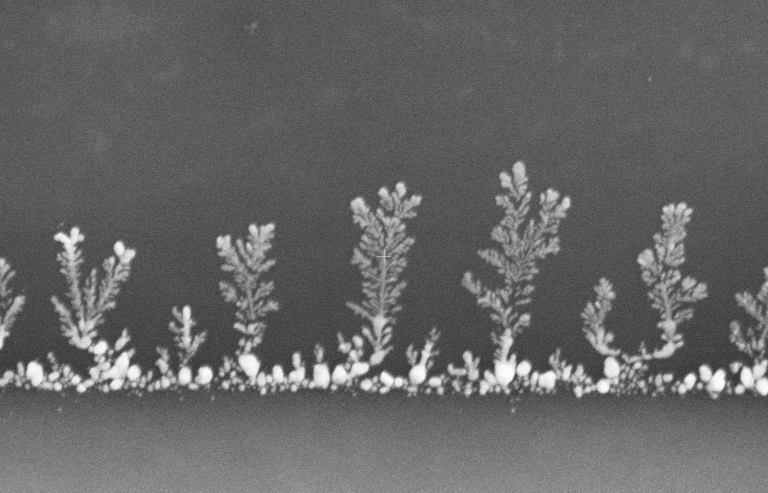
#> input picture data/annotated/test/images/2e-9_100s_019_png_jpg.rf.b4efef9d266371373c001e722b3a6cdb.jpg, 1536 x 985 px (shown at 1/2 size)
$ python metrics.py
#> lines starting #> are read from the running program, lines starting #| are printed output that depends on the picture; after the words box and inside, x2 and y2 are one past the last pixel; in counts of white or black regions, pixels touching at a corner belong together
"""
evaluation/metrics.py
Computes IoU, Dice, Precision, and Recall for both pipelines
against Roboflow YOLO-format ground truth annotations.

Usage:
    python evaluation/metrics.py

Expected directory structure:
    data/annotated/test/images/   ← test images (.jpg or .png)
    data/annotated/test/labels/   ← YOLO seg .txt files (ground truth)
    outputs/masks/                ← binary masks from Pipeline B
    outputs/masks_tiled/                ← binary masks from Pipeline A (tiled)
"""

import numpy as np
import cv2
import csv
from pathlib import Path


# ─── FILENAME MAPPING ─────────────────────────────────────────────────────────
# Maps test image stem → (classic_mask_filename, yolo_mask_filename)
MASK_MAP = {
    '2e-9_100s_019_png_jpg.rf.b4efef9d266371373c001e722b3a6cdb': (
        '019_mask.png',
        '2e-9_100s_019_png_jpg.rf.b4efef9d266371373c001e722b3a6cdb_yolo_tiled_mask.png'
    ),
    '2e-9_100s_020_png_jpg.rf.28e6c8afce1ee097aed6472ab4c5fe32': (
        '020_mask.png',
        '2e-9_100s_020_png_jpg.rf.28e6c8afce1ee097aed6472ab4c5fe32_yolo_tiled_mask.png'
    ),
    '70nm_diameter_100nm_pitch_018_png_jpg.rf.14ff5a098b7670efd72a3c414831e6ae': (
        '70nm_diameter_018_mask.png',
        '70nm_diameter_100nm_pitch_018_png_jpg.rf.14ff5a098b7670efd72a3c414831e6ae_yolo_tiled_mask.png'
    ),
    '70nm_diameter_100nm_pitch_020_png_jpg.rf.c0cd080921e33287c758b1ea9d8d9368': (
        '70nm_diameter_020_mask.png',
        '70nm_diameter_100nm_pitch_020_png_jpg.rf.c0cd080921e33287c758b1ea9d8d9368_yolo_tiled_mask.png'
    ),
    '70nm_diameter_100nm_pitch_021_png_jpg.rf.8b0cda18515211137f806f7eae5d6361': (
        '70nm_diameter_021_mask.png',
        '70nm_diameter_100nm_pitch_021_png_jpg.rf.8b0cda18515211137f806f7eae5d6361_yolo_tiled_mask.png'
    ),
}


# ─── CONFIG ───────────────────────────────────────────────────────────────────
TEST_IMAGES_DIR  = Path('data/annotated/test/images')
TEST_LABELS_DIR  = Path('data/annotated/test/labels')
CLASSIC_MASK_DIR = Path('outputs/masks')
YOLO_MASK_DIR    = Path('outputs/masks_tiled')
OUTPUT_CSV       = Path('outputs/metrics_results.csv')


# ─── HELPERS ──────────────────────────────────────────────────────────────────
def polygon_to_mask(label_path: Path, img_h: int, img_w: int) -> np.ndarray:
    """
    Convert a YOLO segmentation label file to a binary mask.
    YOLO seg format per line: class x1 y1 x2 y2 ... (all normalized 0-1)
    Multiple lines = multiple instances, all merged into one binary mask.
    """
    mask = np.zeros((img_h, img_w), dtype=np.uint8)
    if not label_path.exists():
        print(f"  WARNING: label file not found: {label_path}")
        return mask

    with open(label_path) as f:
        for line in f:
            parts = line.strip().split()
            if len(parts) < 5:
                continue  # skip malformed lines
            coords = list(map(float, parts[1:]))  # drop class id
            if len(coords) % 2 != 0:
                coords = coords[:-1]  # drop trailing value if odd
            points = np.array([
                [int(coords[i] * img_w), int(coords[i + 1] * img_h)]
                for i in range(0, len(coords), 2)
            ], dtype=np.int32)
            if len(points) >= 3:  # need at least a triangle
                cv2.fillPoly(mask, [points], 255)
    return mask


def compute_metrics(pred_mask: np.ndarray, gt_mask: np.ndarray) -> dict:
    """
    Compute pixel-level IoU, Dice, Precision, Recall.
    Both inputs are grayscale numpy arrays — binarized at threshold 127.
    Returns a dict with all four metrics rounded to 4 decimal places.
    """
    pred = pred_mask > 127
    gt   = gt_mask   > 127

    intersection = np.logical_and(pred, gt).sum()
    union        = np.logical_or(pred, gt).sum()

    iou       = intersection / union        if union > 0             else 0.0
    dice      = (2 * intersection) / (pred.sum() + gt.sum()) \
                                            if (pred.sum() + gt.sum()) > 0 else 0.0
    precision = intersection / pred.sum()   if pred.sum() > 0        else 0.0
    recall    = intersection / gt.sum()     if gt.sum() > 0          else 0.0

    return {
        'iou':       round(float(iou),       4),
        'dice':      round(float(dice),      4),
        'precision': round(float(precision), 4),
        'recall':    round(float(recall),    4),
    }


def load_mask(path: Path) -> np.ndarray | None:
    """Load a binary mask PNG. Returns None with a warning if file missing."""
    if not path.exists():
        print(f"  WARNING: mask not found: {path}")
        return None
    mask = cv2.imread(str(path), cv2.IMREAD_GRAYSCALE)
    if mask is None:
        print(f"  WARNING: could not read mask: {path}")
    return mask


def resolve_mask_path(image_stem: str, pipeline_name: str) -> Path | None:
    """
    Resolve the predicted mask filename for one test image and one pipeline.

    The test images use long Roboflow names, but the saved classic masks use
    shorter custom names like `019_mask.png`. YOLO tiled masks keep the long
    image stem and add `_yolo_tiled_mask.png`.
    """
    mapped = MASK_MAP.get(image_stem)

    if pipeline_name == 'Classic':
        mask_dir = CLASSIC_MASK_DIR
        if mapped:
            return mask_dir / mapped[0]

        # Fallback for cases where the classic mask follows the image stem.
        return mask_dir / f'{image_stem}.png'

    if pipeline_name == 'YOLO':
        mask_dir = YOLO_MASK_DIR
        if mapped:
            return mask_dir / mapped[1]

        # Fallback for direct output naming.
        tiled_name = mask_dir / f'{image_stem}_yolo_tiled_mask.png'
        if tiled_name.exists():
            return tiled_name
        return mask_dir / f'{image_stem}.png'

    raise ValueError(f"Unknown pipeline: {pipeline_name}")


# ─── MAIN ─────────────────────────────────────────────────────────────────────
def main():
    # Collect test images (.jpg and .png)
    test_images = sorted([
        p for ext in ('*.jpg', '*.jpeg', '*.png')
        for p in TEST_IMAGES_DIR.glob(ext)
    ])

    if not test_images:
        print(f"No test images found in {TEST_IMAGES_DIR}")
        return

    results = []

    print(f"\n{'='*80}")
    print(f"{'IMAGE':<55} {'PIPELINE':<10} {'IoU':>6} {'Dice':>6} {'Prec':>6} {'Rec':>6}")
    print(f"{'='*80}")

    for img_path in test_images:
        if img_path.stem not in MASK_MAP:
            print(f"No mask mapping for {img_path.name}, skipping")
            continue

        img = cv2.imread(str(img_path))
#> img is the input picture: shape (985, 1536, 3); min 28, max 255, mean 101.7
        if img is None:
            print(f"Could not read image: {img_path}")
            continue
        h, w = img.shape[:2]
#> h = 985; w = 1536

        label_path = TEST_LABELS_DIR / img_path.with_suffix('.txt').name
        gt_mask = polygon_to_mask(label_path, h, w)

        short_name = img_path.stem[:52]

        for pipeline_name in ('Classic', 'YOLO'):
            mask_path = resolve_mask_path(img_path.stem, pipeline_name)
            pred_mask = load_mask(mask_path)
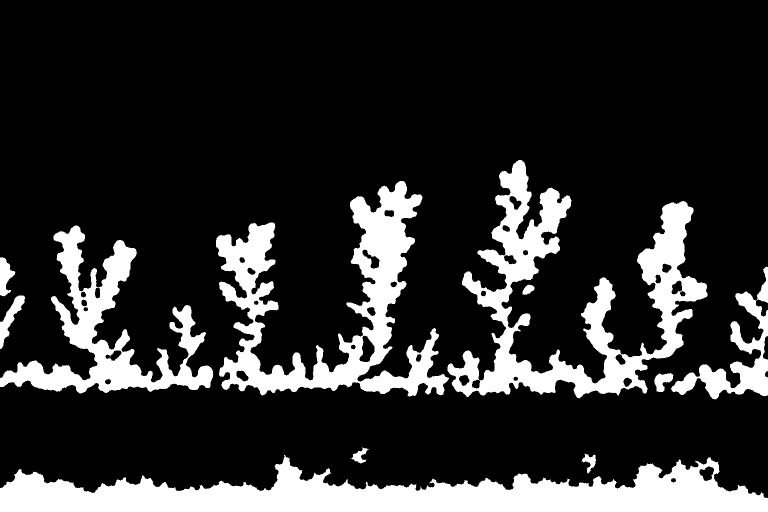
#> input picture outputs/masks/019_mask.png, 1536 x 1023 px (shown at 1/2 size)
#> in load_mask, `mask = cv2.imread(str(path), cv2.IMREAD_GRAYSCALE)`: mask: shape (1023, 1536); 17.9% white; 12 white regions, largest, box (x1, y1, x2, y2) and area: (0, 910, 1536, 1023) 91094, (895, 320, 1415, 797) 69574, (432, 362, 898, 793) 63134

            if pred_mask is None:
                print(f"  Skipping {pipeline_name} for {img_path.name}")
                continue

            if pred_mask.shape != (h, w):
                pred_mask = cv2.resize(pred_mask, (w, h), interpolation=cv2.INTER_NEAREST)
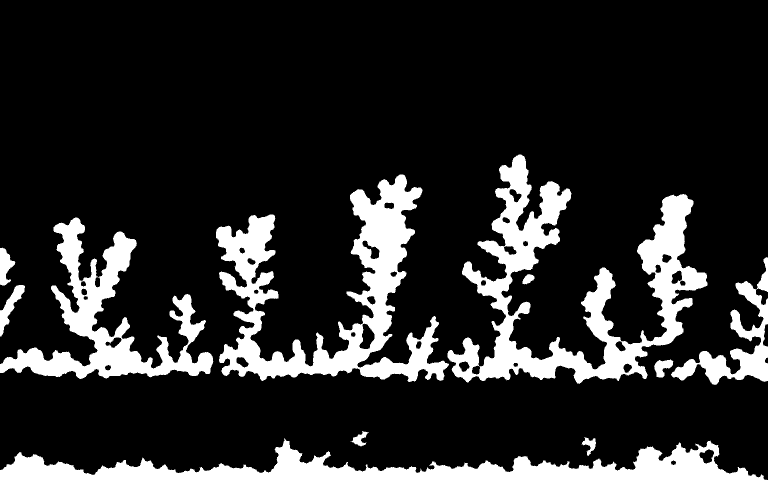
#> pred_mask: shape (985, 1536) (shown at 1/2 size); 17.9% white; 12 white regions, largest, box (x1, y1, x2, y2) and area: (0, 877, 1536, 985) 86971, (895, 309, 1415, 768) 66958, (432, 349, 898, 764) 60820

            m = compute_metrics(pred_mask, gt_mask)
#> in compute_metrics, `gt   = gt_mask   > 127`: gt: shape (985, 1536) bool; every value is 0
#> in compute_metrics, `intersection = np.logical_and(pred, gt).sum()`: intersection = 0
#> in compute_metrics, `union        = np.logical_or(pred, gt).sum()`: union = 270522
#> in compute_metrics, `iou       = intersection / union        if union > 0             else ..`: iou = 0
#> m = {'iou': 0, 'dice': 0, 'precision': 0, 'recall': 0}

            print(f"{short_name:<55} {pipeline_name:<10} "
                  f"{m['iou']:>6.4f} {m['dice']:>6.4f} "
                  f"{m['precision']:>6.4f} {m['recall']:>6.4f}")
#| 2e-9_100s_019_png_jpg.rf.b4efef9d266371373c001e722b3    Classic    0.0000 0.0000 0.0000 0.0000

            results.append({
                'image':     img_path.name,
                'pipeline':  pipeline_name,
                **m
            })
#> pass 2 of the loop in main, `for img_path in test_images:`:
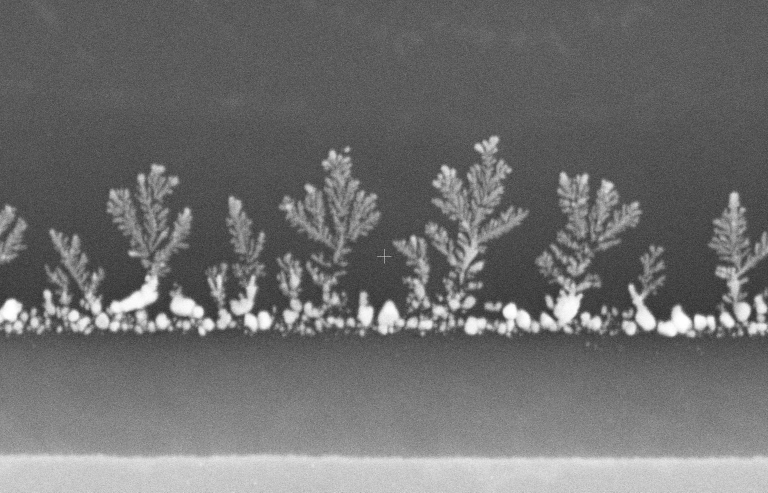
#> input picture data/annotated/test/images/2e-9_100s_020_png_jpg.rf.28e6c8afce1ee097aed6472ab4c5fe32.jpg, 1536 x 985 px (shown at 1/2 size)
#> in main, img is the input picture: shape (985, 1536, 3); min 28, max 255, mean 111.1
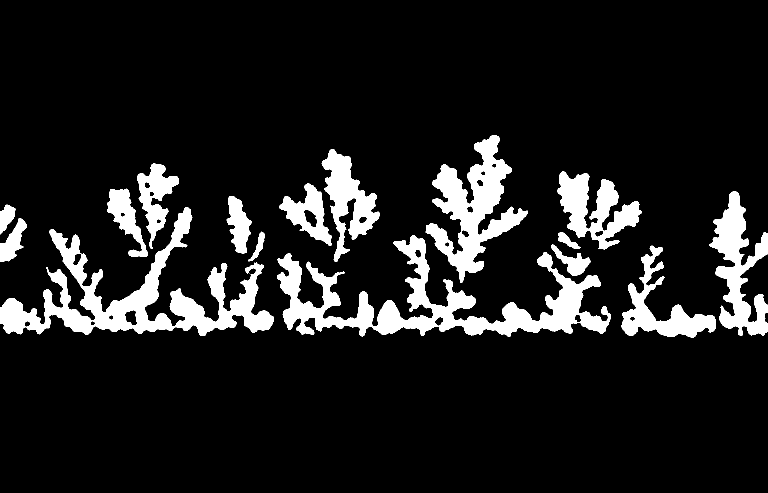
#> input picture outputs/masks/020_mask.png, 1536 x 985 px (shown at 1/2 size)
#> mask: shape (985, 1536); 11.4% white; 16 white regions, largest, box (x1, y1, x2, y2) and area: (554, 470, 1221, 674) 39150, (0, 414, 548, 672) 38276, (851, 271, 1056, 566) 22252
#| 2e-9_100s_020_png_jpg.rf.28e6c8afce1ee097aed6472ab4c    Classic    0.0000 0.0000 0.0000 0.0000
#> pass 3 of the loop in main, `for img_path in test_images:`:
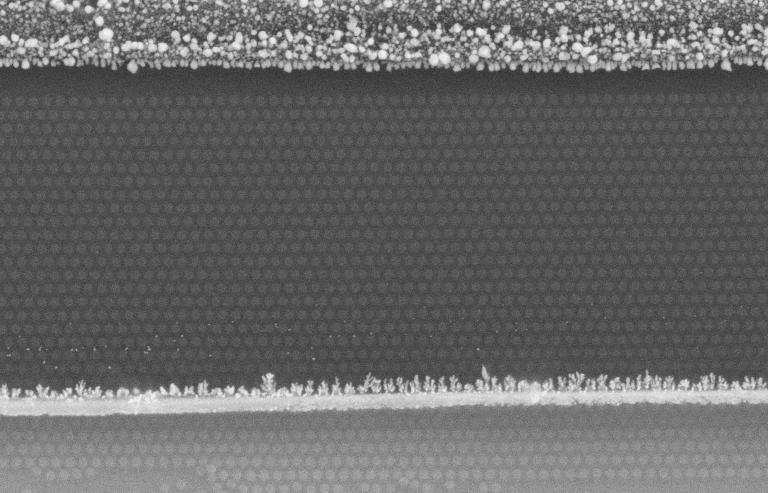
#> input picture data/annotated/test/images/70nm_diameter_100nm_pitch_018_png_jpg.rf.14ff5a098b7670efd72a3c414831e6ae.jpg, 1536 x 985 px (shown at 1/2 size)
#> in main, img is the input picture: shape (985, 1536, 3); min 24, max 254, mean 103.4
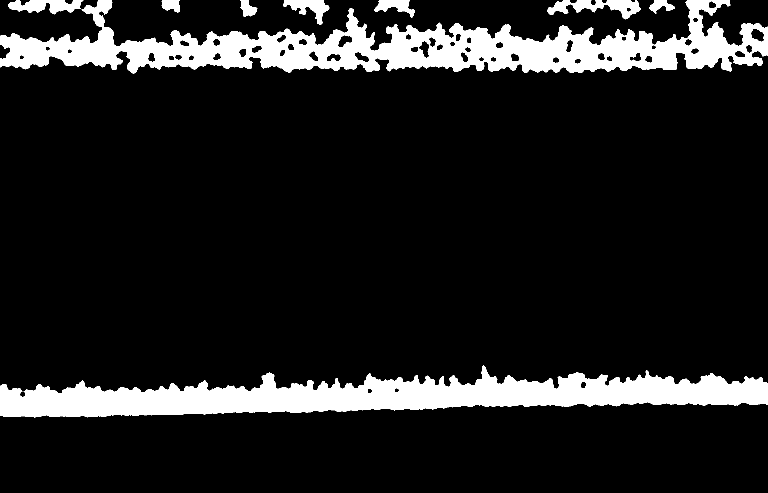
#> input picture outputs/masks/70nm_diameter_018_mask.png, 1536 x 985 px (shown at 1/2 size)
#> mask: shape (985, 1536); 12.4% white; 9 white regions, largest, box (x1, y1, x2, y2) and area: (0, 0, 1536, 147) 93699, (0, 731, 1536, 835) 81916, (1095, 0, 1281, 39) 3344
#| 70nm_diameter_100nm_pitch_018_png_jpg.rf.14ff5a098b7    Classic    0.0000 0.0000 0.0000 0.0000

    if not results:
        print("No results computed.")
        return

    # ── Summary ───────────────────────────────────────────────────────────────
    print(f"\n{'─'*80}")
    for pipeline_name in ('Classic', 'YOLO'):
        subset = [r for r in results if r['pipeline'] == pipeline_name]
        if not subset:
            continue
        mean_iou  = np.mean([r['iou']  for r in subset])
        mean_dice = np.mean([r['dice'] for r in subset])
        mean_prec = np.mean([r['precision'] for r in subset])
        mean_rec  = np.mean([r['recall']    for r in subset])
        print(f"{'MEAN — ' + pipeline_name:<55} {'':>10} "
              f"{mean_iou:>6.4f} {mean_dice:>6.4f} "
              f"{mean_prec:>6.4f} {mean_rec:>6.4f}")
#> this loop made 2 passes
#> pipeline_name on passes 1 to 2: 'Classic', 'YOLO'

    # ── Save CSV ──────────────────────────────────────────────────────────────
    OUTPUT_CSV.parent.mkdir(parents=True, exist_ok=True)
    with open(OUTPUT_CSV, 'w', newline='') as f:
        writer = csv.DictWriter(f, fieldnames=['image', 'pipeline', 'iou', 'dice', 'precision', 'recall'])
        writer.writeheader()
        writer.writerows(results)
    print(f"\nResults saved to {OUTPUT_CSV}")
    print(f"{'='*80}\n")


if __name__ == '__main__':
    main()
